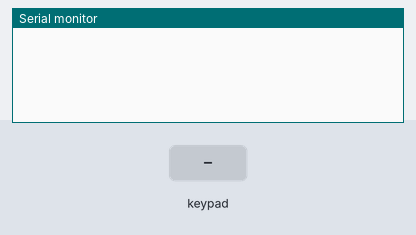
Simulated run of this sketch. Board: Arduino Uno, built for the host (arithmetic inside an expression is 32-bit, double 64-bit). Parts: the last lines printed to the serial monitor. Inputs (shaded band) come from the test bench.

Above: at 1.2 s.
1.3 s: key '1' pressed
At 2.5 s:
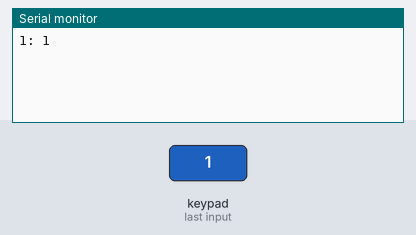
2.8 s: keypad keys 0 1 2 3 # pressed 0.4 s apart
At 5.8 s:
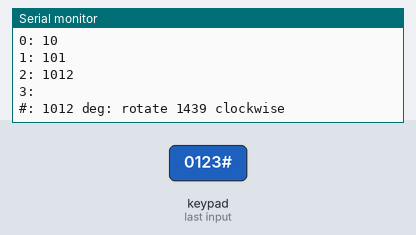
Timing chart, 0 to 7.3 s (numbered marks = the images above; inputs shaded):
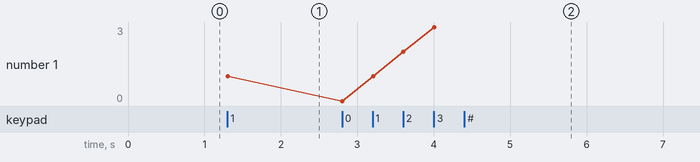

Measured:
- after the input at 1.3 s, the serial monitor: prints a new line at once (image 1)
- after the input at 2.8 s, the serial monitor: prints a new line at once (image 2)
- plotted number 1: 1 → 3 after the input at 2.8 s

The sketch:

keypad-MC17-stepper.ino
```cpp
#include <Keypad_MC17.h>

const byte ROWS = 4;
const byte COLS = 4;

const char keys[ROWS][COLS] = {
  {'1', '2', '3', 'A'},
  {'4', '5', '6', 'B'},
  {'7', '8', '9', 'C'},
  {'*', '0', '#', 'D'},
};

const int  MCP_addr   = 0x20;         // MCP23017 base address

const int  max_digits = 4;

const int  motor_delay     = 1250;   // us delay between steps, 1250 is absolute minimum
const long counts_per_rev  = 512;    // Number of complete steps per full revolution
const int  motor_bits[]    = {0b1100, 0b0110, 0b0011, 0b1001};

byte rowPins[ROWS] = { 0, 1, 2, 3 };  // GPA0-3 for rows
byte colPins[COLS] = { 4, 5, 6, 7 };  // GPA4-7 for columns

Keypad_MC17 keypad(makeKeymap(keys), rowPins, colPins, ROWS, COLS, MCP_addr);

int   degrees   = 0;
byte  digits    = 0;
bool  clockwise = true;

void setup() {
  // Set the motor pins as outputs

  Serial.begin(9600);
  keypad.begin();

  keypad.iodir_write(keypad.iodir_read() & 0x00ff); // Set Port B as outputs
}

void loop() {
  char key = keypad.getKey();

  if (key != NO_KEY) {
    Serial.print(key);
    Serial.print(": ");

    if (key >= '0' && key <= '9') {
      int value = key - '0';

      if (digits < max_digits) {
        degrees = (degrees * 10) + value;
        ++digits;
        Serial.print(degrees);
      }
    }
    else {
      switch (key) {
        case '*':   // Backspace
          if (digits > 0) {
            --digits;
            degrees /= 10;
          }
          break;

        case '#':   // Enter
          if (degrees != 0) {
            rotate(degrees);
            degrees = 0;
            digits = 0;
          }
          break;

        case 'C':   // Swap 'C'lockwise / Anti
          clockwise = !clockwise;
          Serial.print(clockwise ? "" : "Anti-");
          Serial.print("Clockwise");
          break;
      }
    }

    Serial.println();
  }
}

void rotate(int degrees) {
  int steps = counts_per_rev * degrees / 360;

  Serial.print(degrees);
  Serial.print(" deg: rotate ");
  Serial.print(steps);
  Serial.print(clockwise ? " clockwise" : " anti-clockwise");

  for (int i = 0; i < steps; ++i)
    clockwise ? turn_clockwise() : turn_anticlockwise();

  Serial.println("Done");
}

//////////////////////////////////////////////////////////////////////////////
// Set pins to ULN2003 high in sequence from 1 to 4
// delay "motor_delay" between each pin setting (to determine speed)

void turn_anticlockwise()
{
  for (int i = 0; i < 4; ++i)
  {
    setOutput(i);
    delayMicroseconds(motor_delay);
  }
}

void turn_clockwise()
{
  for (int i = 3; i >= 0; --i)
  {
    setOutput(i);
    delayMicroseconds(motor_delay);
  }
}

// Conservatively update Port B

void setOutput(int out)
{
  int prev = keypad.pinState_set() & 0x00ff;
  int newval = prev | (motor_bits[out] << 8);

  keypad.port_write(newval);
}
```
